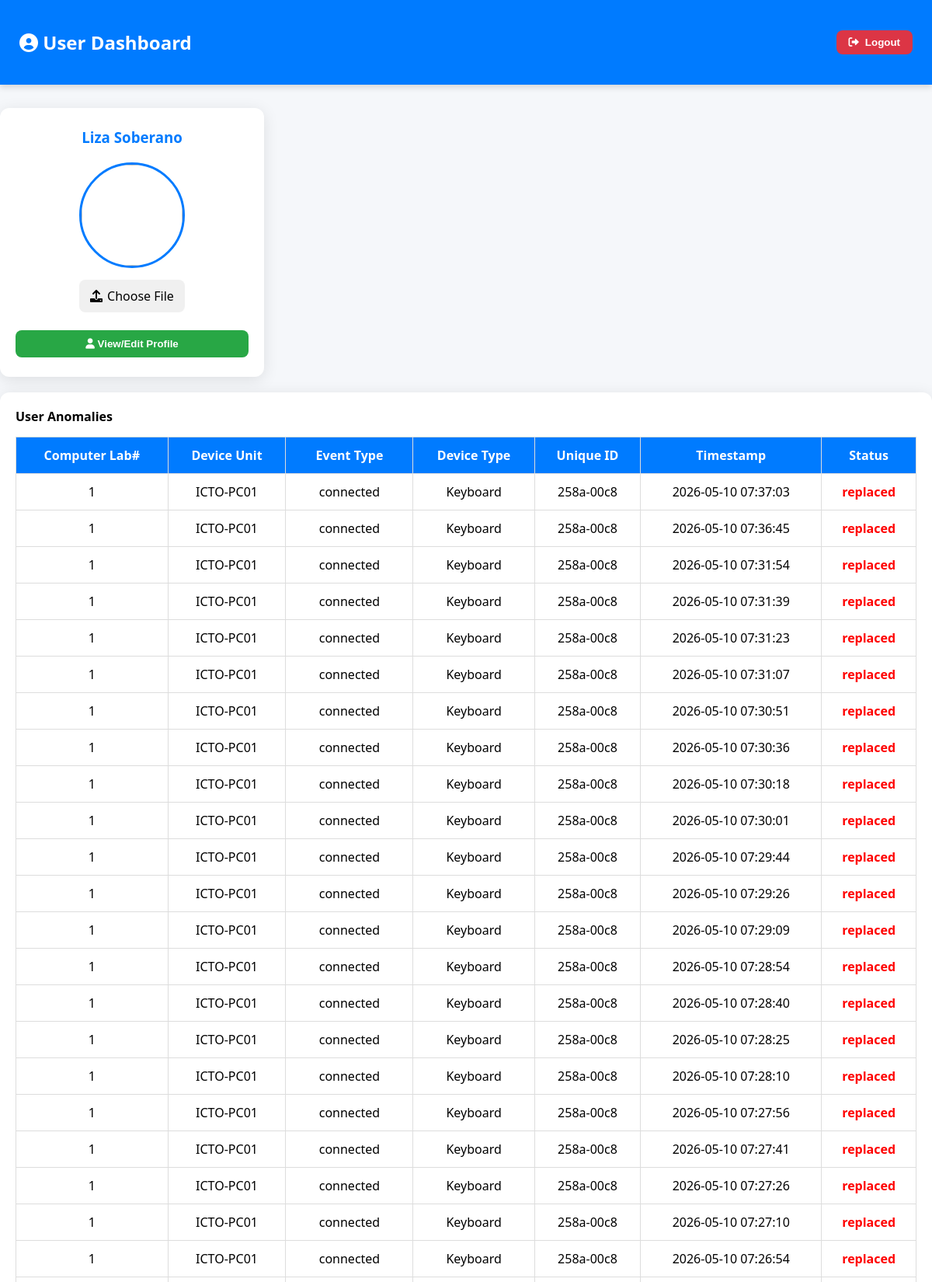
Screenshot of /student_dashboard (signed in, upper part) with the database file from the repository.
### tables this page shows
CREATE TABLE users (
    id INTEGER PRIMARY KEY AUTOINCREMENT,
    username TEXT NOT NULL UNIQUE,
    name TEXT NOT NULL,
    password TEXT NOT NULL,
    grade TEXT,
    section TEXT,
    remarks TEXT,
    role TEXT NOT NULL,
    status TEXT NOT NULL 
, created_at TEXT, email TEXT, contact TEXT, profile_pic TEXT, force_logout INTEGER DEFAULT 0, year TEXT);

CREATE TABLE peripheral_alerts (
id INTEGER PRIMARY KEY AUTOINCREMENT,
serial_number TEXT, 
alert_type TEXT, 
timestamp TEXT, 
device_name TEXT, 
location TEXT, 
event_type TEXT, 
device_type TEXT, 
user_id TEXT, deleted INTEGER DEFAULT 0, serial_no TEXT);

### app.py (the view, shortened to what this page needs)
@app.route("/student_dashboard")
def student_dashboard():
    username = session.get("username")
    login_time = session.get("login_time", int(time.time()))
    if not username:
        return redirect(url_for("login"))
    with sqlite3.connect(DB_FILE) as conn:
        conn.row_factory = sqlite3.Row
        cur = conn.cursor()
        ensure_year_columns()
        cur.execute("""
            SELECT username, name, email, year, section, contact, profile_pic
            FROM users
            WHERE username = ?
        """, (username,))
        student = cur.fetchone()
        cur.execute("""
            UPDATE student_notifications
            SET is_read = 1
            WHERE student_id = ?
              AND is_read = 0
        """, (username,))
        conn.commit()
        cur.execute("""
            SELECT pc_tag
            FROM active_sessions
            WHERE student_id = ?
            ORDER BY datetime(login_time) DESC
            LIMIT 1
        """, (username,))
        active_pc = cur.fetchone()
        current_pc_tag = active_pc["pc_tag"] if active_pc else None
        if current_pc_tag:
            cur.execute("""
                SELECT
                    a.location,
                    a.device_name,
                    a.event_type,
                    a.device_type,
                    COALESCE(p.unique_id, a.serial_number) AS unique_id,
                    a.timestamp,
                    a.alert_type,
                    a.deleted
                FROM peripheral_alerts a
                LEFT JOIN peripherals p
                    ON a.serial_number = p.serial_number
                WHERE a.deleted = 0
                  AND (
                        a.user_id = ?
                        OR a.device_name = ?
                      )
                ORDER BY datetime(a.timestamp) DESC
            """, (username, current_pc_tag))
        anomalies = cur.fetchall()
        cur.execute("""
            SELECT status
            FROM emergency_logout_requests
            WHERE student_id = ?
            ORDER BY id DESC
            LIMIT 1
        """, (username,))
        req = cur.fetchone()
        if req:
            if req["status"] == "approved":
                flash("Your emergency logout request was approved!", "success")
            elif req["status"] == "declined":
                flash("Your emergency logout request was declined.", "error")
    return render_template(
        "student_dashboard.html",
        student=student,
        anomalies=anomalies,
        login_time=login_time
    )

### templates/student_dashboard.html (shortened to what this page needs)
<!DOCTYPE html>
<html lang="en">
<head>
<link rel="stylesheet" href="https://cdnjs.cloudflare.com/ajax/libs/font-awesome/6.0.0/css/all.min.css"/>
<link rel="stylesheet" href="https://cdnjs.cloudflare.com/ajax/libs/cropperjs/1.5.12/cropper.min.css">
</head>
<body>
<header>
    <h2><i class="fa fa-user-circle"></i> User Dashboard</h2>
    <div>
        <form style="display:inline;" action="/user/logout" method="get">
            <button type="submit" class="logout"><i class="fas fa-sign-out-alt"></i> Logout</button>
        </form>
    </div>
</header>
<div class="main-content">
    <div class="profile-card">
        <h3>{{ student[1] }}</h3>
        <img src="{{ student[6] if student[6] else '/static/default.png' }}" class="profile-pic">
        <form class="upload-form" enctype="multipart/form-data">
            <label for="profilePicInput" class="file-label"><i class="fas fa-upload"></i> Choose File</label>
        </form>
        <button class="success" onclick="openModal('profileModal')"><i class="fas fa-user"></i> View/Edit Profile</button>
    </div>
    <div class="table-container">
        <h4>User Anomalies</h4>
        <table>
            <thead>
                <tr>
                    <th>Computer Lab#</th>
                    <th>Device Unit</th>
                    <th>Event Type</th>
                    <th>Device Type</th>
                    <th>Unique ID</th>
                    <th>Timestamp</th>
                    <th>Status</th>
                </tr>
            </thead>
            <tbody>
                {% if anomalies %}
                    {% for anomaly in anomalies %}
                    <tr>
                        <td>{{ anomaly.location or 'N/A' }}</td>
                        <td>{{ anomaly.device_name or 'N/A' }}</td>
                        <td>{{ anomaly.event_type or 'N/A' }}</td>
                        <td>{{ anomaly.device_type or 'N/A' }}</td>
                        <td>{{ anomaly.unique_id or 'N/A' }}</td>
                        <td>{{ anomaly.timestamp or 'N/A' }}</td>
                        <td>
                            {% if anomaly.alert_type %}
                                <span class="status-free">{{ anomaly.alert_type }}</span>
                            {% elif anomaly.deleted == 0 %}
                                <span class="status-free">Pending</span>
                            {% elif anomaly.deleted == 1 %}
                                <span class="status-used">Cleared</span>
                            {% else %}
                                <span class="status-unknown">Unknown</span>
                            {% endif %}
                        </td>
                    </tr>
                    {% endfor %}
                {% else %}
                    <tr>
                        <td colspan="7">No anomalies found.</td>
                    </tr>
                {% endif %}
            </tbody>
        </table>
    </div>
</div>
</body>
</html>

### templates/student_dashboard.html (style rules this page uses)
body { font-family: 'Segoe UI', sans-serif; background: #f5f7fa; margin: 0; padding: 0; }
h3, h4 { margin: 0 0 15px 0; }
header { background: #007bff; color: #fff; padding: 18px 25px; display: flex; justify-content: space-between; align-items: center; box-shadow: 0 3px 8px rgba(0,0,0,0.15); }
header h2 { font-size: 24px; }
header button { padding: 8px 16px; border: none; border-radius: 8px; cursor: pointer; font-weight: 600; display: inline-flex; align-items: center; gap: 8px; transition: 0.25s; }
button.logout { background: #dc3545; color: #fff; }
.main-content { display: flex; gap: 20px; max-width: 1500px; margin: 30px auto; flex-wrap: wrap; }
.profile-card { flex: 0 0 300px; background: #fff; border-radius: 12px; padding: 25px 20px; box-shadow: 0 4px 20px rgba(0,0,0,0.1); text-align:center; }
.profile-pic { width: 130px; height: 130px; border-radius: 50%; object-fit: cover; border: 3px solid #007bff; margin-bottom: 15px; }
.profile-card h3 { color: #007bff; margin-bottom: 20px; }
.upload-form { display:flex; flex-direction: column; align-items: center; gap: 12px; margin-bottom: 15px; }
.file-label { display: inline-flex; align-items: center; gap: 6px; background: #f0f0f0; padding: 10px 14px; border-radius: 8px; cursor: pointer; font-weight: 500; transition: 0.2s; }
.profile-card button { width: 100%; margin-top: 8px; padding: 10px 0; border-radius: 8px; font-weight: 600; border: none; cursor: pointer; transition: 0.2s; }
.profile-card button.success { background: #28a745; color: #fff; }
.table-container { flex: 1 1 auto; background: #fff; border-radius: 12px; padding: 20px; box-shadow: 0 4px 20px rgba(0,0,0,0.1); overflow-x: auto; }
table { width: 100%; border-collapse: collapse; }
table th, table td { padding: 12px 10px; border: 1px solid #ddd; text-align: center; }
table th { background: #007bff; color: white; }
.status-free { color: red; font-weight: bold; }

### rows the page displays
users: name "Liza Soberano"
peripheral_alerts: location "1", device_name "ICTO-PC01", event_type "connected", device_type "Keyboard", serial_number "258a-00c8", timestamp "2026-05-10 07:37:03", alert_type "replaced"
peripheral_alerts: location "1", device_name "ICTO-PC01", event_type "connected", device_type "Keyboard", serial_number "258a-00c8", timestamp "2026-05-10 07:36:45", alert_type "replaced"
peripheral_alerts: location "1", device_name "ICTO-PC01", event_type "connected", device_type "Keyboard", serial_number "258a-00c8", timestamp "2026-05-10 07:31:54", alert_type "replaced"
peripheral_alerts: location "1", device_name "ICTO-PC01", event_type "connected", device_type "Keyboard", serial_number "258a-00c8", timestamp "2026-05-10 07:31:39", alert_type "replaced"
peripheral_alerts: location "1", device_name "ICTO-PC01", event_type "connected", device_type "Keyboard", serial_number "258a-00c8", timestamp "2026-05-10 07:31:23", alert_type "replaced"
peripheral_alerts: location "1", device_name "ICTO-PC01", event_type "connected", device_type "Keyboard", serial_number "258a-00c8", timestamp "2026-05-10 07:31:07", alert_type "replaced"
peripheral_alerts: location "1", device_name "ICTO-PC01", event_type "connected", device_type "Keyboard", serial_number "258a-00c8", timestamp "2026-05-10 07:30:51", alert_type "replaced"
peripheral_alerts: location "1", device_name "ICTO-PC01", event_type "connected", device_type "Keyboard", serial_number "258a-00c8", timestamp "2026-05-10 07:30:36", alert_type "replaced"
peripheral_alerts: location "1", device_name "ICTO-PC01", event_type "connected", device_type "Keyboard", serial_number "258a-00c8", timestamp "2026-05-10 07:30:18", alert_type "replaced"
peripheral_alerts: location "1", device_name "ICTO-PC01", event_type "connected", device_type "Keyboard", serial_number "258a-00c8", timestamp "2026-05-10 07:30:01", alert_type "replaced"
peripheral_alerts: location "1", device_name "ICTO-PC01", event_type "connected", device_type "Keyboard", serial_number "258a-00c8", timestamp "2026-05-10 07:29:44", alert_type "replaced"
peripheral_alerts: location "1", device_name "ICTO-PC01", event_type "connected", device_type "Keyboard", serial_number "258a-00c8", timestamp "2026-05-10 07:29:26", alert_type "replaced"
peripheral_alerts: location "1", device_name "ICTO-PC01", event_type "connected", device_type "Keyboard", serial_number "258a-00c8", timestamp "2026-05-10 07:29:09", alert_type "replaced"
peripheral_alerts: location "1", device_name "ICTO-PC01", event_type "connected", device_type "Keyboard", serial_number "258a-00c8", timestamp "2026-05-10 07:28:54", alert_type "replaced"
peripheral_alerts: location "1", device_name "ICTO-PC01", event_type "connected", device_type "Keyboard", serial_number "258a-00c8", timestamp "2026-05-10 07:28:40", alert_type "replaced"
peripheral_alerts: location "1", device_name "ICTO-PC01", event_type "connected", device_type "Keyboard", serial_number "258a-00c8", timestamp "2026-05-10 07:28:25", alert_type "replaced"
peripheral_alerts: location "1", device_name "ICTO-PC01", event_type "connected", device_type "Keyboard", serial_number "258a-00c8", timestamp "2026-05-10 07:28:10", alert_type "replaced"
peripheral_alerts: location "1", device_name "ICTO-PC01", event_type "connected", device_type "Keyboard", serial_number "258a-00c8", timestamp "2026-05-10 07:27:56", alert_type "replaced"
peripheral_alerts: location "1", device_name "ICTO-PC01", event_type "connected", device_type "Keyboard", serial_number "258a-00c8", timestamp "2026-05-10 07:27:41", alert_type "replaced"
peripheral_alerts: location "1", device_name "ICTO-PC01", event_type "connected", device_type "Keyboard", serial_number "258a-00c8", timestamp "2026-05-10 07:27:26", alert_type "replaced"
peripheral_alerts: location "1", device_name "ICTO-PC01", event_type "connected", device_type "Keyboard", serial_number "258a-00c8", timestamp "2026-05-10 07:27:10", alert_type "replaced"
peripheral_alerts: location "1", device_name "ICTO-PC01", event_type "connected", device_type "Keyboard", serial_number "258a-00c8", timestamp "2026-05-10 07:26:54", alert_type "replaced"
